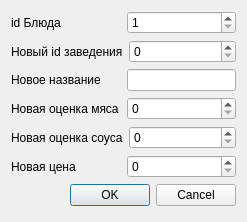
<?xml version="1.0" encoding="UTF-8"?>
<ui version="4.0">
 <class>Dialog</class>
 <widget class="QDialog" name="Dialog">
  <property name="geometry">
   <rect>
    <x>0</x>
    <y>0</y>
    <width>247</width>
    <height>222</height>
   </rect>
  </property>
  <property name="windowTitle">
   <string>Dialog</string>
  </property>
  <layout class="QGridLayout" name="gridLayout">
   <item row="0" column="0">
    <layout class="QHBoxLayout" name="horizontalLayout">
     <item>
      <widget class="QLabel" name="label">
       <property name="text">
        <string>id Блюда</string>
       </property>
      </widget>
     </item>
     <item>
      <widget class="QSpinBox" name="spinBox_2">
       <property name="minimum">
        <number>1</number>
       </property>
       <property name="maximum">
        <number>500000</number>
       </property>
      </widget>
     </item>
    </layout>
   </item>
   <item row="6" column="0">
    <widget class="QDialogButtonBox" name="buttonBox">
     <property name="orientation">
      <enum>Qt::Orientation::Horizontal</enum>
     </property>
     <property name="standardButtons">
      <set>QDialogButtonBox::StandardButton::Cancel|QDialogButtonBox::StandardButton::Ok</set>
     </property>
    </widget>
   </item>
   <item row="4" column="0">
    <layout class="QHBoxLayout" name="horizontalLayout_5">
     <item>
      <widget class="QLabel" name="label_5">
       <property name="text">
        <string>Новая оценка соуса</string>
       </property>
      </widget>
     </item>
     <item>
      <widget class="QSpinBox" name="spinBox_4">
       <property name="minimum">
        <number>0</number>
       </property>
       <property name="maximum">
        <number>3</number>
       </property>
      </widget>
     </item>
    </layout>
   </item>
   <item row="2" column="0">
    <layout class="QHBoxLayout" name="horizontalLayout_3">
     <item>
      <widget class="QLabel" name="label_3">
       <property name="text">
        <string>Новое название</string>
       </property>
      </widget>
     </item>
     <item>
      <widget class="QLineEdit" name="lineEdit">
       <property name="sizePolicy">
        <sizepolicy hsizetype="Minimum" vsizetype="Fixed">
         <horstretch>0</horstretch>
         <verstretch>0</verstretch>
        </sizepolicy>
       </property>
      </widget>
     </item>
    </layout>
   </item>
   <item row="3" column="0">
    <layout class="QHBoxLayout" name="horizontalLayout_4">
     <item>
      <widget class="QLabel" name="label_4">
       <property name="text">
        <string>Новая оценка мяса</string>
       </property>
      </widget>
     </item>
     <item>
      <widget class="QSpinBox" name="spinBox_3">
       <property name="minimum">
        <number>0</number>
       </property>
       <property name="maximum">
        <number>3</number>
       </property>
      </widget>
     </item>
    </layout>
   </item>
   <item row="1" column="0">
    <layout class="QHBoxLayout" name="horizontalLayout_2">
     <item>
      <widget class="QLabel" name="label_2">
       <property name="text">
        <string>Новый id заведения</string>
       </property>
      </widget>
     </item>
     <item>
      <widget class="QSpinBox" name="spinBox">
       <property name="minimum">
        <number>0</number>
       </property>
       <property name="maximum">
        <number>500000</number>
       </property>
      </widget>
     </item>
    </layout>
   </item>
   <item row="5" column="0">
    <layout class="QHBoxLayout" name="horizontalLayout_6">
     <item>
      <widget class="QLabel" name="label_6">
       <property name="text">
        <string>Новая цена</string>
       </property>
      </widget>
     </item>
     <item>
      <widget class="QSpinBox" name="spinBox_5">
       <property name="minimum">
        <number>0</number>
       </property>
       <property name="maximum">
        <number>500000</number>
       </property>
      </widget>
     </item>
    </layout>
   </item>
  </layout>
 </widget>
 <resources/>
 <connections>
  <connection>
   <sender>buttonBox</sender>
   <signal>accepted()</signal>
   <receiver>Dialog</receiver>
   <slot>accept()</slot>
   <hints>
    <hint type="sourcelabel">
     <x>248</x>
     <y>254</y>
    </hint>
    <hint type="destinationlabel">
     <x>157</x>
     <y>274</y>
    </hint>
   </hints>
  </connection>
  <connection>
   <sender>buttonBox</sender>
   <signal>rejected()</signal>
   <receiver>Dialog</receiver>
   <slot>reject()</slot>
   <hints>
    <hint type="sourcelabel">
     <x>316</x>
     <y>260</y>
    </hint>
    <hint type="destinationlabel">
     <x>286</x>
     <y>274</y>
    </hint>
   </hints>
  </connection>
 </connections>
</ui>
